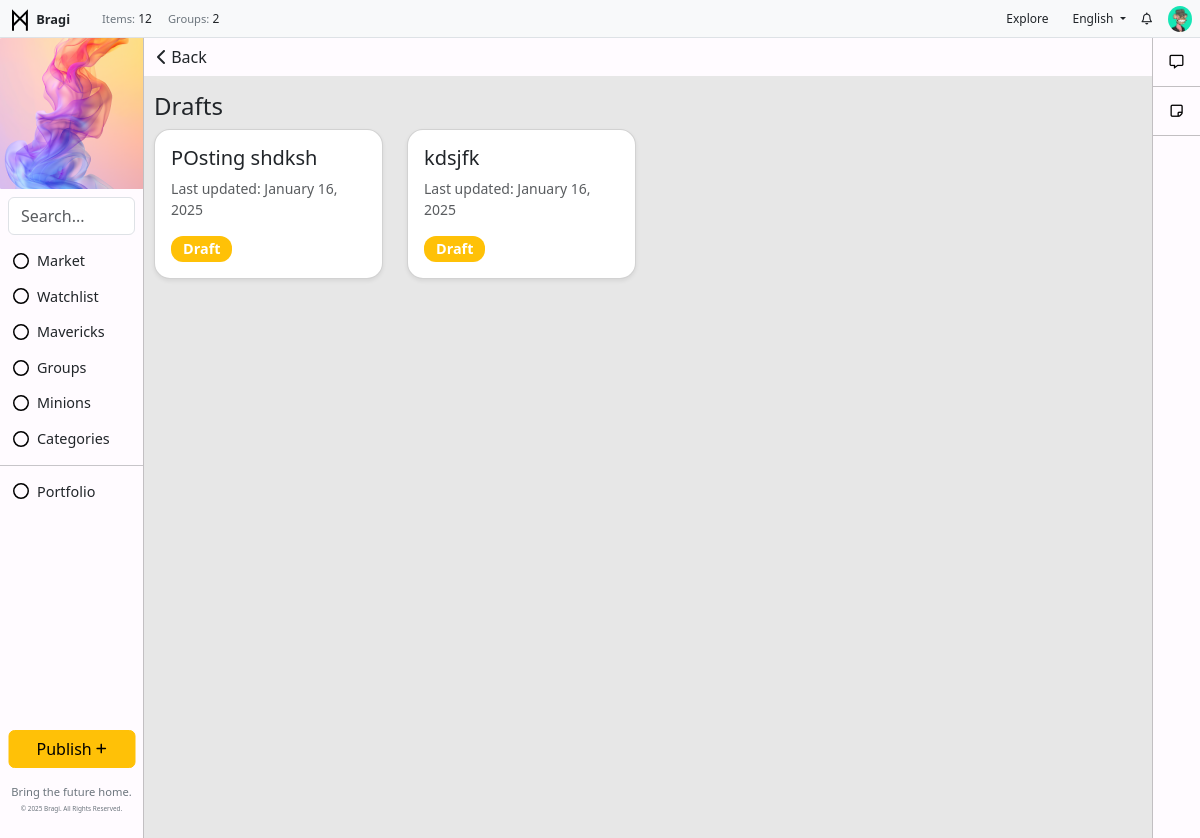
Page /posts/drafts/ (signed in) on the earlier database version.
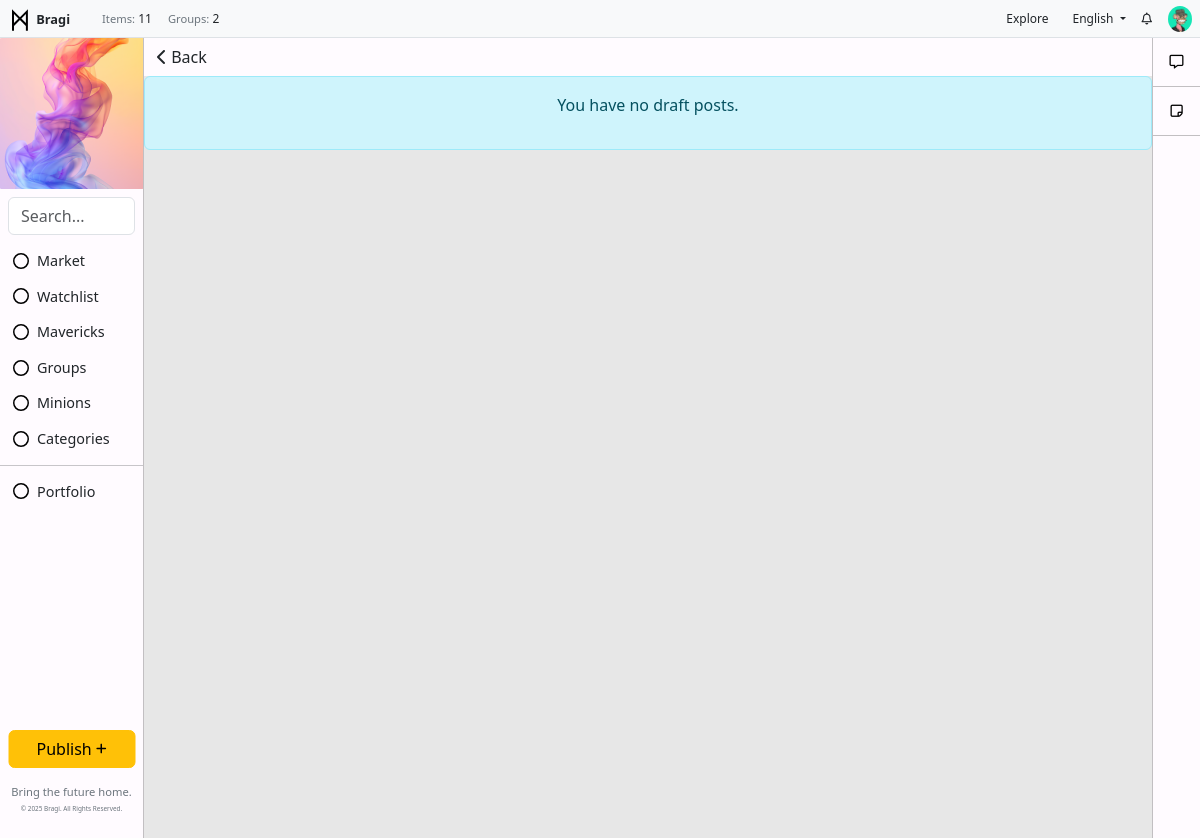
Same page on the later database version.
### toolbar/models.py (models this page shows, shortened)
class ToolbarItem(models.Model):
    icon = models.FileField(upload_to='toolbar_images/', blank=True, null=True)  # Image upload field
    name = models.CharField(max_length=100)
    url = models.CharField(max_length=200, blank=True, null=True)
    order = models.IntegerField(default=0)
    visible = models.BooleanField(default=True)
    class Meta:
        ordering = ['order']

class UsersItem(models.Model):
    name = models.CharField(max_length=255)
    icon = models.FileField(upload_to='toolbar_images/', blank=True, null=True)  # Image upload field
    description = models.TextField(blank=True, null=True)
    visible = models.BooleanField(default=True)

### posts/models.py (models this page shows, shortened)
class Post(models.Model):
    DRAFT = 'draft'
    PUBLISHED = 'published'
    POST_STATUS_CHOICES = [
        (DRAFT, 'Draft'),
        (PUBLISHED, 'Published'),
    ]
    title = models.CharField(max_length=255)
    content = models.TextField()
    created_at = models.DateTimeField(auto_now_add=True)
    updated_at = models.DateTimeField(auto_now=True)
    author = models.ForeignKey(User, on_delete=models.CASCADE, related_name='posts', default=1)
    maverick = models.ForeignKey(Maverick, on_delete=models.SET_NULL, null=True, blank=True, related_name='posts')  # Optional Maverick field
    image = models.ImageField(upload_to='posts/images/', null=True, blank=True)
    file = models.FileField(upload_to='posts/files/', null=True, blank=True)
    category = models.ForeignKey('Category', on_delete=models.SET_NULL, null=True, related_name='posts')
    tags = models.ManyToManyField('Tag', related_name='posts', blank=True)
    views = models.IntegerField(default=0)
    status = models.CharField(
        max_length=10,
        choices=POST_STATUS_CHOICES,
        default=DRAFT,  # Default to draft status
    )

### posts/views.py (the view)
# urls.py: path('posts/drafts/', views.draft_posts, name='draft_posts'),
@login_required
def draft_posts(request):
    drafts = Post.objects.filter(author=request.user, status='draft')  # Filter drafts for the logged-in user
    return render(request, 'posts/draft_list.html', {'drafts': drafts})

### backend/context_processors.py (called while the page is built)
def published_posts_count(request):
    count = Post.objects.filter(status='published').count()
    return {'published_posts_count': count}

def toolbar_items(request):
    return {
        'toolbar_items': ToolbarItem.objects.filter(visible=True),
        'toolbar_ad': ToolbarAd.objects.filter(visible=True).first(),
        'toolbar_user_items': UsersItem.objects.filter(visible=True),  # Plural name for consistency
    }

def group_count(request):
    return {'group_count': Group.objects.count()}

### posts/templates/posts/draft_list.html
{% extends 'base.html' %}
{% block content %}
<div class="text-left" style="position: sticky; top: 0; margin: 0; padding: 0; background-color: #FFFBFF;">
    <button onclick="window.history.back();" class="btn">
        <i class="fa-solid fa-chevron-left"></i> Back
    </button>
</div>
    {% if drafts %}
        <div class="row" style="padding: 16px 1%;">
            <h4>Drafts</h4>
            {% for post in drafts %}
                <div class="col-lg-3 col-md-4 col-sm-6 mb-4">
                    <div class="card shadow-sm" style="border-radius: 1rem; overflow: hidden; position: relative;">
                        <div class="card-body">
                            <a href="{% url 'post_edit' post.pk %}" class="text-dark text-decoration-none">
                                <h5 class="card-title">{{ post.title }}</h5>
                            </a>
                            <p class="text-muted small">Last updated: {{ post.updated_at|date:"F j, Y" }}</p>
                            <span class="badge bg-warning">Draft</span>
                        </div>
                    </div>
                </div>
            {% endfor %}
        </div>
    {% else %}
        <div class="alert alert-info text-center">
            <p>You have no draft posts.</p>
        </div>
    {% endif %}
{% endblock %}

### templates/base.html (shortened to what the changed rows need)
{% load static %}
<!DOCTYPE html>
<html lang="en">
<head>
    <link href="https://cdn.jsdelivr.net/npm/bootstrap@5.3.0-alpha1/dist/css/bootstrap.min.css" rel="stylesheet">
    <link rel="stylesheet" href="https://cdnjs.cloudflare.com/ajax/libs/font-awesome/6.0.0-beta3/css/all.min.css">
    <link rel="stylesheet" href="{% static 'css/styles.css' %}">
</head>
<body>
    {% if user.is_authenticated %}
    <div class="container-fluid">
        <div class="row fixed-top px-2 py-0 bg-light border-bottom" style="height: 38px; z-index: 1000;">
            <div class="col-auto d-flex align-items-center">
                <a href="/" class="text-decoration-none">
                    <img src="{% static 'img/logo.svg' %}" alt="Icon" style="width: 24px; height: 24px; color: #000000;">
                    <span class="fw-semibold text-dark m-0" style="font-size: .8rem;">Bragi</span>
                </a>
            </div>
            <div class="col d-flex align-items-center">
                <ul class="navbar-nav d-flex flex-row m-0" style="font-size: 0.75rem;">
                    <li class="nav-item mx-2">
                        <p class="m-0"> <span class="text-secondary" style="font-size: .7rem;">Items:</span> {{ published_posts_count }}</p>
                    </li>
                    <li class="nav-item mx-2">
                        <p class="m-0"> <span class="text-secondary" style="font-size: .7rem;">Groups:</span> {{ group_count }}</p>
                    </li>
                </ul>
            </div>
            <div class="col d-flex justify-content-end align-items-center" style="height: 38px;">
                <ul class="navbar-nav d-flex flex-row m-0 align-items-center">
                    <li class="nav-item mx-2">
                        <a href="/" class="nav-link btn btn-warning py-1 px-2" style="font-size: 0.75rem;">Explore</a>
                    </li>
                    <li class="nav-item dropdown mx-2">
                        <a class="nav-link dropdown-toggle" id="dropdownMenuLink" role="button" data-bs-toggle="dropdown" aria-expanded="false" style="font-size: 0.75rem;">
                            English
                        </a>
                    </li>
                    <li class="nav-item mx-2">
                        <a href="{% url 'notifications_list' %}" class="nav-link text-decoration-none" style="color: inherit; text-decoration: none; font-size: 0.75rem;">
                            <i class="fa-regular fa-bell"></i>
                        </a>
                    </li>
                    <li class="nav-item dropdown" style="margin-left: 8px;">
                        <a href="#" class="nav-link" id="dropdownUser2" role="button" data-bs-toggle="dropdown" aria-expanded="false" style="padding: 3px 0;">
                            {% if request.user.is_authenticated and request.user.userprofile.profile_picture %}
                                <img src="{{ request.user.userprofile.profile_picture.url }}" alt="Profile Picture" class="rounded-circle" style="width: 24px; height: auto; object-fit: cover;">
                            {% else %}
                                <i class="fas fa-user-circle" style="width: 24px; height: 24px; object-fit: cover;"></i>
                            {% endif %}
                        </a>
                    </li>
                </ul>
            </div>
        </div>
            <div class="row" style="margin-top: 38px; position: relative; display: flex; height: 100vh;">
                <div class="col-auto" style="position: fixed; top: 38px; left: 0; bottom: 0; width: 144px; background-color: #FFFBFF; border-right: 1px solid #C2BFC2; margin: 0; padding: 0;">
                    {% if toolbar_ad %}
                    <div  style="display: flex; justify-content: center; align-items: center; overflow: hidden;">
                        {% if toolbar_ad.image %}
                            <a href="{{ toolbar_ad.url }}" target="_blank">
                                <img src="{{ toolbar_ad.image.url }}" alt="{{ toolbar_ad.alt_text }}">
                            </a>
                        {% else %}
                            <p>No toolbar image available.</p>
                        {% endif %}
                    </div>
                    {% else %}
                        <p>No toolbar ad found.</p>
                    {% endif %}
                    <form class="search-form m-2" method="get" action="{% url 'post_list' %}">
                        <input class="form-control" type="search" name="q" placeholder="Search..." aria-label="Search" value="{{ query|default:'' }}">
                    </form>
                    <ul class="list-unstyled">
                        <li class="nav-item">
                            <ul class="list-unstyled">
                                {% for item in toolbar_items %}
                                    {% if item.visible %}
                                        <li class="nav-item">
                                            <a href="{{ item.url }}" class="btn btn-toggle align-items-center" style="display: flex; align-items: center;">
                                                {% if item.icon %}
                                                <img src="{{ item.icon.url }}" alt="{{ item.name }} icon" class="icon-class" style="width: 16px; height: 16px; margin-right: 8px;">
                                                {% endif %}
                                                <span class="" style="font-size: .9rem;">{{ item.name }}</span>
                                            </a>
                                        </li>
                                    {% endif %}
                                {% endfor %}
                            </ul>
                        </li>
                        <li><hr class="my-2"></li>
                        <li class="nav-item">
                            <ul class="list-unstyled">
                                {% for toolbar_user_item in toolbar_user_items %}
                                    <li class="nav-item" style="text-decoration: none;">
                                        <a class="btn btn-toggle align-items-center" style="text-decoration: none; display: flex; align-items: center;" type="button" data-bs-toggle="collapse" data-bs-target="#collapse-{{ toolbar_user_item.id }}" aria-expanded="false" aria-controls="collapse-{{ toolbar_user_item.id }}">
                                            {% if toolbar_user_item.icon %}
                                                <img src="{{ toolbar_user_item.icon.url }}" alt="{{ toolbar_user_item.name }} icon" class="icon-class" style="width: 16px; height: 16px; margin-right: 8px;">
                                            {% endif %}
                                            <span class="" style="font-size: .9rem;">{{ toolbar_user_item.name }}</span>
                                        </a>
                                    </li>
                                {% endfor %}
                            </ul>
                        </li>
                    </ul>
                    <ul class="navbar-nav position-absolute bottom-0 start-50 translate-middle-x w-100 p-2">
                        <li class="nav-item mb-3">
                            <a href="{% url 'post_create' %}" class="btn btn-warning w-100">Publish <i class="fas fa-plus fa-xs"></i></a>
                        </li>
                        <li class="nav-item">
                            <p class="mb-0 text-center" style="font-size: 0.7rem; line-height: 1.5; color: #6c757d;">
                                Bring the future home.
                            </p>
                            <p class="text-center mt-1" style="color: #6c757d; font-size: 0.4rem;">
                                &copy; {% now "Y" %} Bragi. All Rights Reserved.
                            </p>
                        </li>
                    </ul>
                </div>
                <div class="col" style="padding: 0; margin-left: 144px; margin-right: 48px; background:rgb(231, 231, 231)">
                        {% block content %}{% endblock %}
                </div>
                <div class="col-auto" style="position: fixed; top: 38px; right: 0; bottom: 0; width: 48px; background-color: #FFFBFF; border-left: 1px solid #C2BFC2; margin: 0; padding: 0;">
                    <ul class="nav nav-flush flex-column text-center">
                        <li class="nav-item" style="border-bottom: 1px solid #C2BFC2; margin: 0; padding: 12px; ">
                            <a href="{% url 'communication_center' %}" style="color: #000000; margin: 0; padding: 0;" aria-current="page" title="Communication Center" data-bs-toggle="tooltip" data-bs-placement="right">
                                <i class="fa-regular fa-message fa-sm"></i>
                            </a>
                        </li>
                        <li class="nav-item" style="border-bottom: 1px solid #C2BFC2; margin: 0; padding: 12px; ">
                            <a href="{% url 'draft_posts' %}" style="color: #000000; margin: 0; padding: 0;" aria-current="page" title="Drafts" data-bs-toggle="tooltip" data-bs-placement="right">
                                <i class="fa-regular fa-note-sticky fa-sm"></i>
                            </a>
                        </li>
                    </ul>
                </div>
            </div>
    </div>
    {% endif %}
</body>
</html>

Differences in the rows shown:
removed Post: title "POsting shdksh", updated_at "January 16, 2025"
removed Post: title "kdsjfk", updated_at "January 16, 2025"
Other differences:
{{ published_posts_count }}: "12" → "11"
text no longer shown: "Drafts"
text now shown: "You have no draft posts."
